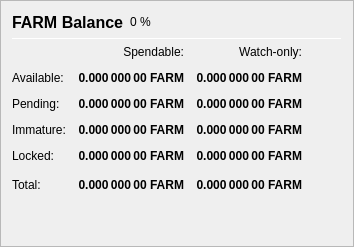
                   <widget class="QFrame" name="frame_Balances">
                    <property name="frameShape">
                     <enum>QFrame::StyledPanel</enum>
                    </property>
                    <property name="frameShadow">
                     <enum>QFrame::Raised</enum>
                    </property>
                    <layout class="QVBoxLayout" name="verticalLayout_4">
                     <item>
                      <layout class="QHBoxLayout" name="horizontalLayout_4">
                       <item>
                        <widget class="QLabel" name="label_5">
                         <property name="minimumSize">
                          <size>
                           <width>0</width>
                           <height>20</height>
                          </size>
                         </property>
                         <property name="font">
                          <font>
                           <pointsize>12</pointsize>
                           <weight>75</weight>
                           <bold>true</bold>
                          </font>
                         </property>
                         <property name="text">
                          <string>FARM Balance</string>
                         </property>
                        </widget>
                       </item>
                       <item>
                        <widget class="QLabel" name="labelFARMPercent">
                         <property name="text">
                          <string notr="true">0 %</string>
                         </property>
                        </widget>
                       </item>
                       <item>
                        <spacer name="horizontalSpacer_3">
                         <property name="orientation">
                          <enum>Qt::Horizontal</enum>
                         </property>
                         <property name="sizeHint" stdset="0">
                          <size>
                           <width>40</width>
                           <height>20</height>
                          </size>
                         </property>
                        </spacer>
                       </item>
                      </layout>
                     </item>
                     <item>
                      <widget class="Line" name="line_Balance">
                       <property name="minimumSize">
                        <size>
                         <width>0</width>
                         <height>1</height>
                        </size>
                       </property>
                       <property name="maximumSize">
                        <size>
                         <width>16777215</width>
                         <height>1</height>
                        </size>
                       </property>
                       <property name="orientation">
                        <enum>Qt::Horizontal</enum>
                       </property>
                      </widget>
                     </item>
                     <item>
                      <layout class="QGridLayout" name="gridLayout">
                       <property name="spacing">
                        <number>12</number>
                       </property>
                       <item row="0" column="1">
                        <widget class="QLabel" name="labelSpendable">
                         <property name="text">
                          <string>Spendable:</string>
                         </property>
                         <property name="alignment">
                          <set>Qt::AlignRight|Qt::AlignTrailing|Qt::AlignVCenter</set>
                         </property>
                        </widget>
                       </item>
                       <item row="0" column="2">
                        <widget class="QLabel" name="labelWatchonly">
                         <property name="text">
                          <string>Watch-only:</string>
                         </property>
                         <property name="alignment">
                          <set>Qt::AlignRight|Qt::AlignTrailing|Qt::AlignVCenter</set>
                         </property>
                        </widget>
                       </item>
                       <item row="1" column="0">
                        <widget class="QLabel" name="labelBalanceText">
                         <property name="text">
                          <string>Available:</string>
                         </property>
                        </widget>
                       </item>
                       <item row="1" column="1">
                        <widget class="QLabel" name="labelBalance">
                         <property name="font">
                          <font>
                           <weight>75</weight>
                           <bold>true</bold>
                          </font>
                         </property>
                         <property name="cursor">
                          <cursorShape>IBeamCursor</cursorShape>
                         </property>
                         <property name="toolTip">
                          <string>Your current spendable balance</string>
                         </property>
                         <property name="text">
                          <string notr="true">0.000 000 00 FARM</string>
                         </property>
                         <property name="alignment">
                          <set>Qt::AlignRight|Qt::AlignTrailing|Qt::AlignVCenter</set>
                         </property>
                         <property name="textInteractionFlags">
                          <set>Qt::LinksAccessibleByMouse|Qt::TextSelectableByKeyboard|Qt::TextSelectableByMouse</set>
                         </property>
                        </widget>
                       </item>
                       <item row="1" column="2">
                        <widget class="QLabel" name="labelWatchAvailable">
                         <property name="font">
                          <font>
                           <weight>75</weight>
                           <bold>true</bold>
                          </font>
                         </property>
                         <property name="cursor">
                          <cursorShape>IBeamCursor</cursorShape>
                         </property>
                         <property name="toolTip">
                          <string>Your current balance in watch-only addresses</string>
                         </property>
                         <property name="text">
                          <string notr="true">0.000 000 00 FARM</string>
                         </property>
                         <property name="alignment">
                          <set>Qt::AlignRight|Qt::AlignTrailing|Qt::AlignVCenter</set>
                         </property>
                         <property name="textInteractionFlags">
                          <set>Qt::LinksAccessibleByMouse|Qt::TextSelectableByKeyboard|Qt::TextSelectableByMouse</set>
                         </property>
                        </widget>
                       </item>
                       <item row="2" column="0">
                        <widget class="QLabel" name="labelPendingText">
                         <property name="text">
                          <string>Pending:</string>
                         </property>
                        </widget>
                       </item>
                       <item row="2" column="1">
                        <widget class="QLabel" name="labelUnconfirmed">
                         <property name="font">
                          <font>
                           <weight>75</weight>
                           <bold>true</bold>
                          </font>
                         </property>
                         <property name="cursor">
                          <cursorShape>IBeamCursor</cursorShape>
                         </property>
                         <property name="toolTip">
                          <string>Total of transactions that have yet to be confirmed, and do not yet count toward the spendable balance</string>
                         </property>
                         <property name="text">
                          <string notr="true">0.000 000 00 FARM</string>
                         </property>
                         <property name="alignment">
                          <set>Qt::AlignRight|Qt::AlignTrailing|Qt::AlignVCenter</set>
                         </property>
                         <property name="textInteractionFlags">
                          <set>Qt::LinksAccessibleByMouse|Qt::TextSelectableByKeyboard|Qt::TextSelectableByMouse</set>
                         </property>
                        </widget>
                       </item>
                       <item row="2" column="2">
                        <widget class="QLabel" name="labelWatchPending">
                         <property name="font">
                          <font>
                           <weight>75</weight>
                           <bold>true</bold>
                          </font>
                         </property>
                         <property name="cursor">
                          <cursorShape>IBeamCursor</cursorShape>
                         </property>
                         <property name="toolTip">
                          <string>Unconfirmed transactions to watch-only addresses</string>
                         </property>
                         <property name="text">
                          <string notr="true">0.000 000 00 FARM</string>
                         </property>
                         <property name="alignment">
                          <set>Qt::AlignRight|Qt::AlignTrailing|Qt::AlignVCenter</set>
                         </property>
                         <property name="textInteractionFlags">
                          <set>Qt::LinksAccessibleByMouse|Qt::TextSelectableByKeyboard|Qt::TextSelectableByMouse</set>
                         </property>
                        </widget>
                       </item>
                       <item row="3" column="0">
                        <widget class="QLabel" name="labelImmatureText">
                         <property name="text">
                          <string>Immature:</string>
                         </property>
                        </widget>
                       </item>
                       <item row="3" column="1">
                        <widget class="QLabel" name="labelImmature">
                         <property name="font">
                          <font>
                           <weight>75</weight>
                           <bold>true</bold>
                          </font>
                         </property>
                         <property name="cursor">
                          <cursorShape>IBeamCursor</cursorShape>
                         </property>
                         <property name="toolTip">
                          <string>Staked or masternode rewards that has not yet matured</string>
                         </property>
                         <property name="text">
                          <string notr="true">0.000 000 00 FARM</string>
                         </property>
                         <property name="alignment">
                          <set>Qt::AlignRight|Qt::AlignTrailing|Qt::AlignVCenter</set>
                         </property>
                         <property name="textInteractionFlags">
                          <set>Qt::LinksAccessibleByMouse|Qt::TextSelectableByKeyboard|Qt::TextSelectableByMouse</set>
                         </property>
                        </widget>
                       </item>
                       <item row="3" column="2">
                        <widget class="QLabel" name="labelWatchImmature">
                         <property name="font">
                          <font>
                           <weight>75</weight>
                           <bold>true</bold>
                          </font>
                         </property>
                         <property name="cursor">
                          <cursorShape>IBeamCursor</cursorShape>
                         </property>
                         <property name="toolTip">
                          <string>Staked or masternode rewards in watch-only addresses that has not yet matured</string>
                         </property>
                         <property name="text">
                          <string notr="true">0.000 000 00 FARM</string>
                         </property>
                         <property name="alignment">
                          <set>Qt::AlignRight|Qt::AlignTrailing|Qt::AlignVCenter</set>
                         </property>
                         <property name="textInteractionFlags">
                          <set>Qt::LinksAccessibleByMouse|Qt::TextSelectableByKeyboard|Qt::TextSelectableByMouse</set>
                         </property>
                        </widget>
                       </item>
                       <item row="4" column="0">
                        <widget class="QLabel" name="labelLockedBalanceText">
                         <property name="toolTip">
                          <string>Locked FARM or Masternode collaterals. These are excluded from zFARM minting.</string>
                         </property>
                         <property name="text">
                          <string>Locked:</string>
                         </property>
                        </widget>
                       </item>
                       <item row="4" column="1">
                        <widget class="QLabel" name="labelLockedBalance">
                         <property name="font">
                          <font>
                           <weight>75</weight>
                           <bold>true</bold>
                          </font>
                         </property>
                         <property name="cursor">
                          <cursorShape>IBeamCursor</cursorShape>
                         </property>
                         <property name="toolTip">
                          <string>Locked FARM or Masternode collaterals. These are excluded from zFARM minting.</string>
                         </property>
                         <property name="text">
                          <string notr="true">0.000 000 00 FARM</string>
                         </property>
                         <property name="alignment">
                          <set>Qt::AlignRight|Qt::AlignTrailing|Qt::AlignVCenter</set>
                         </property>
                         <property name="textInteractionFlags">
                          <set>Qt::LinksAccessibleByMouse|Qt::TextSelectableByKeyboard|Qt::TextSelectableByMouse</set>
                         </property>
                        </widget>
                       </item>
                       <item row="4" column="2">
                        <widget class="QLabel" name="labelWatchLocked">
                         <property name="font">
                          <font>
                           <weight>75</weight>
                           <bold>true</bold>
                          </font>
                         </property>
                         <property name="cursor">
                          <cursorShape>IBeamCursor</cursorShape>
                         </property>
                         <property name="toolTip">
                          <string>Current locked balance in watch-only addresses</string>
                         </property>
                         <property name="text">
                          <string notr="true">0.000 000 00 FARM</string>
                         </property>
                         <property name="alignment">
                          <set>Qt::AlignRight|Qt::AlignTrailing|Qt::AlignVCenter</set>
                         </property>
                         <property name="textInteractionFlags">
                          <set>Qt::LinksAccessibleByMouse|Qt::TextSelectableByKeyboard|Qt::TextSelectableByMouse</set>
                         </property>
                        </widget>
                       </item>
                       <item row="5" column="0">
                        <widget class="QLabel" name="labelTotalText">
                         <property name="toolTip">
                          <string>Your current SEED2NEED balance, unconfirmed and immature transactions included</string>
                         </property>
                         <property name="text">
                          <string>Total:</string>
                         </property>
                        </widget>
                       </item>
                       <item row="5" column="1">
                        <widget class="QLabel" name="labelTotal">
                         <property name="font">
                          <font>
                           <weight>75</weight>
                           <bold>true</bold>
                          </font>
                         </property>
                         <property name="cursor">
                          <cursorShape>IBeamCursor</cursorShape>
                         </property>
                         <property name="toolTip">
                          <string>Your current SEED2NEED balance, unconfirmed and immature transactions included</string>
                         </property>
                         <property name="text">
                          <string notr="true">0.000 000 00 FARM</string>
                         </property>
                         <property name="alignment">
                          <set>Qt::AlignRight|Qt::AlignTrailing|Qt::AlignVCenter</set>
                         </property>
                         <property name="textInteractionFlags">
                          <set>Qt::LinksAccessibleByMouse|Qt::TextSelectableByKeyboard|Qt::TextSelectableByMouse</set>
                         </property>
                        </widget>
                       </item>
                       <item row="5" column="2">
                        <widget class="QLabel" name="labelWatchTotal">
                         <property name="font">
                          <font>
                           <weight>75</weight>
                           <bold>true</bold>
                          </font>
                         </property>
                         <property name="cursor">
                          <cursorShape>IBeamCursor</cursorShape>
                         </property>
                         <property name="toolTip">
                          <string>Current total balance in watch-only addresses</string>
                         </property>
                         <property name="text">
                          <string notr="true">0.000 000 00 FARM</string>
                         </property>
                         <property name="alignment">
                          <set>Qt::AlignRight|Qt::AlignTrailing|Qt::AlignVCenter</set>
                         </property>
                         <property name="textInteractionFlags">
                          <set>Qt::LinksAccessibleByMouse|Qt::TextSelectableByKeyboard|Qt::TextSelectableByMouse</set>
                         </property>
                        </widget>
                       </item>
                       <item row="5" column="3">
                        <spacer name="horizontalSpacer_9">
                         <property name="orientation">
                          <enum>Qt::Horizontal</enum>
                         </property>
                         <property name="sizeHint" stdset="0">
                          <size>
                           <width>40</width>
                           <height>20</height>
                          </size>
                         </property>
                        </spacer>
                       </item>
                      </layout>
                     </item>
                     <item>
                      <spacer name="verticalSpacer_3">
                       <property name="orientation">
                        <enum>Qt::Vertical</enum>
                       </property>
                       <property name="sizeHint" stdset="0">
                        <size>
                         <width>20</width>
                         <height>40</height>
                        </size>
                       </property>
                      </spacer>
                     </item>
                    </layout>
                   </widget>
